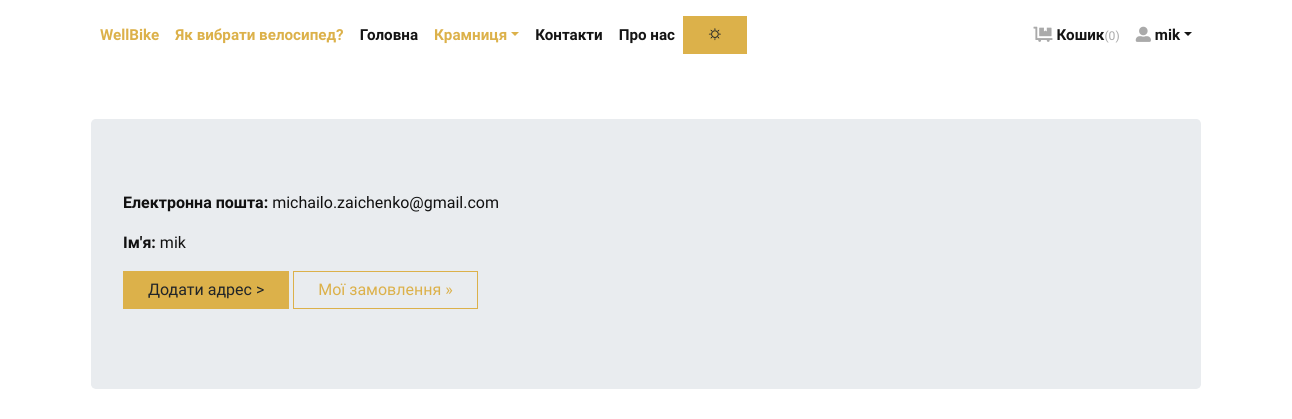
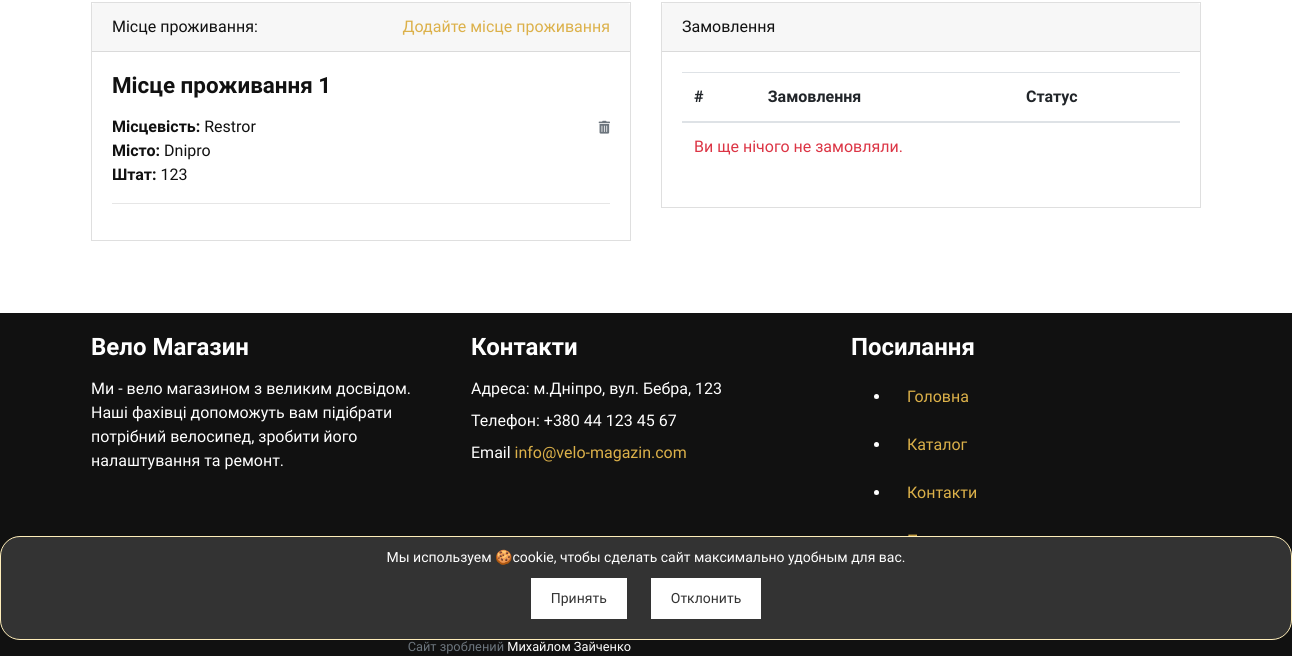
Before: /accounts/profile/ (signed in) with the older database file (2 pictures, top to bottom).
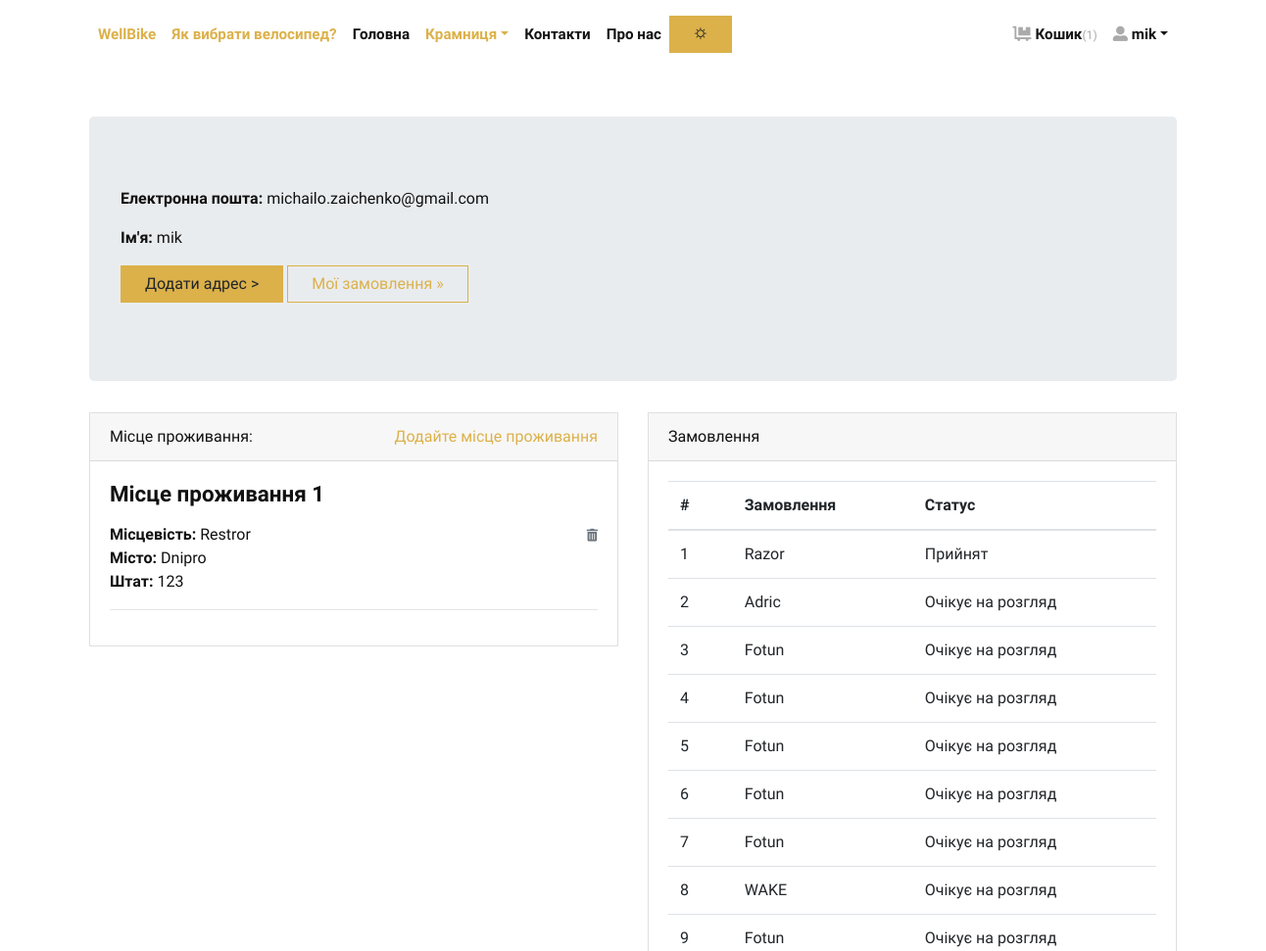
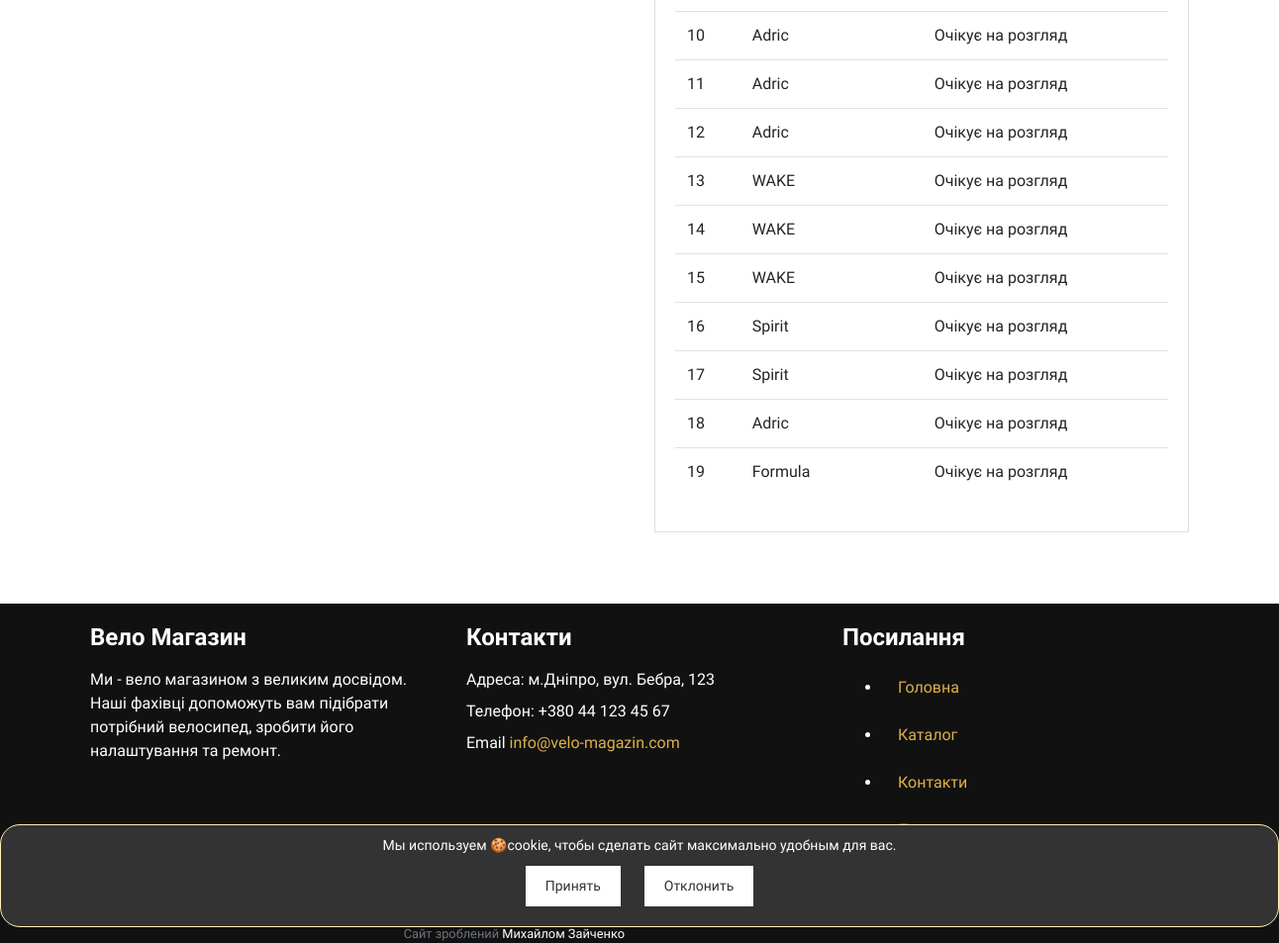
After: the same page with the newer database file (2 pictures, top to bottom).
### store/models.py (models this page shows, shortened)
class Address(models.Model):
    user = models.ForeignKey(User, verbose_name="User", on_delete=models.CASCADE)
    locality = models.CharField(max_length=150, verbose_name="Nearest Location")
    city = models.CharField(max_length=150, verbose_name="City")
    state = models.CharField(max_length=150, verbose_name="State")

class Order(models.Model):
    user = models.ForeignKey(User, verbose_name="User", on_delete=models.CASCADE)
    address = models.ForeignKey(Address, verbose_name="Shipping Address", on_delete=models.CASCADE)
    product = models.ForeignKey(Product, verbose_name="Product", on_delete=models.CASCADE)
    quantity = models.PositiveIntegerField(verbose_name="Quantity")
    ordered_date = models.DateTimeField(auto_now_add=True, verbose_name="Ordered Date")
    status = models.CharField(
        choices=STATUS_CHOICES,
        max_length=50,
        default="Очікує на розгляд"
        )

class Product(models.Model):
    title = models.CharField(max_length=150, verbose_name="Product Title")
    slug = models.SlugField(max_length=160, verbose_name="Product Slug")
    sku = models.CharField(max_length=255, unique=True, verbose_name="Unique Product ID (SKU)")
    short_description = models.TextField(verbose_name="Short Description")
    detail_description = models.TextField(blank=True, null=True, verbose_name="Detail Description")
    product_image = models.ImageField(upload_to='product', blank=True, null=True, verbose_name="Product Image")
    price = models.DecimalField(max_digits=8, decimal_places=2)
    category = models.ForeignKey(Category, verbose_name="Product Categoy", on_delete=models.CASCADE)
    is_active = models.BooleanField(verbose_name="Is Active?")
    is_featured = models.BooleanField(verbose_name="Is Featured?")
    created_at = models.DateTimeField(auto_now_add=True, verbose_name="Created Date")
    updated_at = models.DateTimeField(auto_now=True, verbose_name="Updated Date")
    class Meta:
        verbose_name_plural = 'Products'
        ordering = ('-created_at', )

### store/views.py (the view)
# urls.py: path('accounts/profile/', views.profile, name="profile"),
@login_required
def profile(request):
    addresses = Address.objects.filter(user=request.user)
    orders = Order.objects.filter(user=request.user)
    your_account = request.user
    return render(request, 'account/profile.html', {'addresses':addresses, 'orders':orders, 'your_account': your_account,})

### store/context_preprocessors.py (called while the page is built)
def store_menu(request):
    categories = Category.objects.filter(is_active=True)
    context = {
        'categories_menu': categories,
    }
    return context

def cart_menu(request):
    if request.user.is_authenticated:
        cart_items= Cart.objects.filter(user=request.user)
        context = {
            'cart_items': cart_items,
        }
    else:
        context = {}
    return context

### templates/account/profile.html (shortened to what this page needs)
{% extends 'base.html' %}
{% load static %}
    {% block content %}
      <div class="container py-5">
        <div class="jumbotron">
          <p><strong>Електронна пошта:</strong> {{request.user.email}}</p>
          <p><strong>Ім'я:</strong> {{request.user.username}}</p>
          <p><a class="btn btn-primary btn-large" href="{% url 'store:add-address' %}">Додати адрес ></a> <a class="btn
          btn-outline-primary btn-large" href="#">Мої замовлення »</a></p>
        </div>
        <div class="row">
          <div class="col-lg-6">
            <div class="card mb-4" id="headings">
              <div class="card-header">Місце проживання: <span class="float-right"><a href="{% url 'store:add-address' %}">Додайте місце проживання</a></span></div>
              <div class="card-body">
                {% if addresses %}
                    {% for address in addresses %}
                        <h4 class="mb-3">Місце проживання {{forloop.counter}}</h4>
                        <span class="float-right"><a href="{% url 'store:remove-address' address.id %}"><i class="fas fa-trash-alt small text-muted"></i></a></span>
                        <p>
                            <strong>Місцевість: </strong>{{address.locality}} <br>
                            <strong>Місто: </strong>{{address.city}} <br>
                            <strong>Штат: </strong>{{address.state}} <br>
                        </p>
                        <hr>
                    {% endfor %}
                {% else %}
                <div class="text-danger">
                  Місце проживання не додано(
                </div>
                {% endif %}
              </div>
            </div>
          </div>
          <div class="col-lg-6">
            <div class="card mb-4" id="tables">
              <div class="card-header">Замовлення</div>
              <div class="card-body">
                <table class="table table-hover">
                  <thead>
                    <tr>
                      <th>#</th>
                      <th>Замовлення</th>
                      <th>Статус</th>
                    </tr>
                  </thead>
                  <tbody>
                    {% if orders %}
                      {% for order in orders %}
                        <tr>
                          <td>{{forloop.counter}}</td>
                          <td>{{order.product.title}}</td>
                          <td>
                            {{order.status}}
                          </td>
                        </tr>
                      {% endfor %}
                    {% else %}
                    <tr>
                      <td class="text-danger" colspan="3">Ви ще нічого не замовляли.</td>
                    </tr>
                    {% endif %}
                  </tbody>
                </table>
              </div>
            </div>
          </div>
        </div>
      </div>
{% endblock content %}

### templates/navbar.html (shortened to what this page needs)
{% load static %}
{% block head %}
    <link href="{% static 'css/header.css' %}" rel="stylesheet" type="text/css">
    <link href="{% static 'css/button_back_col.css' %}" rel="stylesheet" type="text/css">
{% endblock %}
<header>
    <div class="container px-0 px-lg-3">
        <nav class="navbar navbar-expand-lg navbar-light py-3 px-lg-0">
            <div class="collapse navbar-collapse" id="navbarSupportedContent">
                <ul class="navbar-nav mr-auto">
                    <li class="nav-item">
                        <a class="nav-link active" href="{% url 'store:home' %}">WellBike</a>
                    </li>
                    <li class="nav-item">
                        <a class="nav-link active" href="{% url 'store:main' %}">Як вибрати велосипед?</a>
                    </li>
                    <li class="nav-item">
                        <a class="nav-link" href="{% url 'store:home' %}">Головна</a>
                    </li>
                    <li class="nav-item dropdown active"><a class="nav-link dropdown-toggle" id="pagesDropdown" href="#"
                                                     data-toggle="dropdown" aria-haspopup="true"
                                                     aria-expanded="false">Крамниця</a>
                    </li>
                    <li class="nav-item">
                        <a class="nav-link" href="{% url 'store:contacts' %}">Контакти</a>
                    </li>
                    <li class="nav-item">
                        <a class="nav-link" href="{% url 'store:about' %}">Про нас</a>
                    </li>
                    <li>
                        <div id="toggle-theme" class="btn btn-primary">🌣</div>
                    </li>
                </ul>
                <ul class="navbar-nav ml-auto">
                    {% if request.user.is_authenticated %}
                        <li class="nav-item"><a class="nav-link" href="{% url 'store:cart' %}"> <i
                                class="fas fa-dolly-flatbed mr-1 text-gray"></i>Кошик<small
                                class="text-gray">({{ cart_items.count }})</small></a></li>
                        <li class="nav-item dropdown"><a class="nav-link dropdown-toggle" id="pagesDropdown" href="#"
                                                         data-toggle="dropdown" aria-haspopup="true"
                                                         aria-expanded="false"><i class="fas fa-user-alt mr-1
                                                   text-gray"></i>{{ your_account }}</a></a>
                        </li>
                    {% else %}
                        <li class="nav-item"><a class="nav-link" href="{% url 'store:login' %}">Ввійти</a></li>
                        <li class="nav-item"><a class="nav-link" href="{% url 'store:register' %}">Створити акаунт</a>
                        </li>
                    {% endif %}
                </ul>
            </div>
        </nav>
    </div>
</header>

Changed rows visible on the page:
added Order: product "Razor", status "Прийнят"
added Order: product "Adric", status "Очікує на розгляд"
added Order: product "Fotun", status "Очікує на розгляд"
added Order: product "Fotun", status "Очікує на розгляд"
added Order: product "Fotun", status "Очікує на розгляд"
added Order: product "Fotun", status "Очікує на розгляд"
added Order: product "Fotun", status "Очікує на розгляд"
added Order: product "WAKE", status "Очікує на розгляд"
added Order: product "Fotun", status "Очікує на розгляд"
added Order: product "Adric", status "Очікує на розгляд"
added Order: product "Adric", status "Очікує на розгляд"
added Order: product "Adric", status "Очікує на розгляд"
added Order: product "WAKE", status "Очікує на розгляд"
added Order: product "WAKE", status "Очікує на розгляд"
added Order: product "WAKE", status "Очікує на розгляд"
added Order: product "Spirit", status "Очікує на розгляд"
added Order: product "Spirit", status "Очікує на розгляд"
added Order: product "Adric", status "Очікує на розгляд"
added Order: product "Formula", status "Очікує на розгляд"
Other visible differences:
{{ cart_items.count }}: "0" → "1"
text no longer shown: "Ви ще нічого не замовляли."
